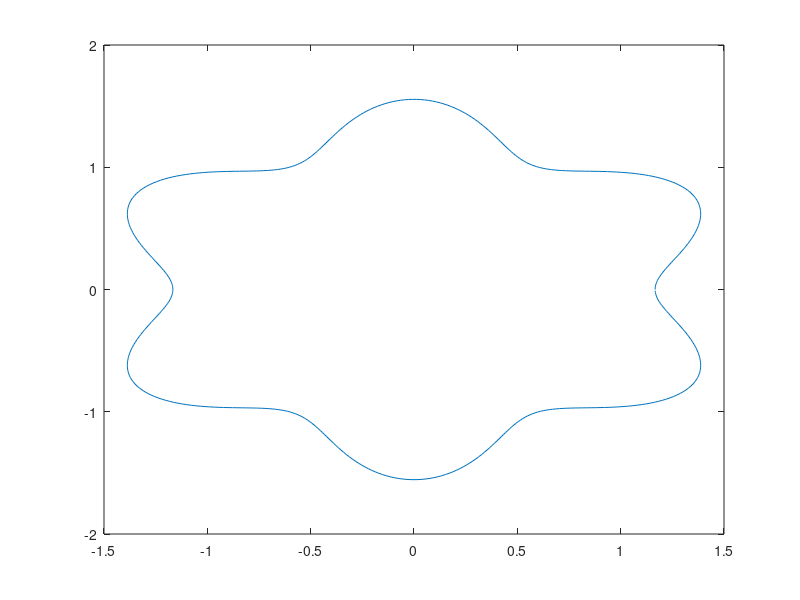

This figure's MATLAB source:
%nonregularDomain
%plot a non regular 

the1=0:0.0125:2*pi;
npts=6;
r=1.0/npts/npts *(1+2*npts+npts^2-(npts+1)*cos(npts*the1));

x=r.*cos(the1);

y=r.*sin(the1);

plot(x,y)
ze=zeros(length(x),1);
xy=[x' y' ze];
